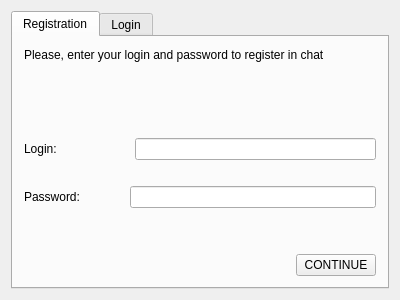
<?xml version="1.0" encoding="UTF-8"?>
<ui version="4.0">
 <class>StartWindow</class>
 <widget class="QWidget" name="StartWindow">
  <property name="geometry">
   <rect>
    <x>0</x>
    <y>0</y>
    <width>400</width>
    <height>300</height>
   </rect>
  </property>
  <property name="windowTitle">
   <string>StartWindow</string>
  </property>
  <layout class="QGridLayout" name="gridLayout">
   <item row="0" column="0">
    <widget class="QTabWidget" name="tabWidget">
     <property name="currentIndex">
      <number>0</number>
     </property>
     <widget class="QWidget" name="tab">
      <attribute name="title">
       <string>Registration</string>
      </attribute>
      <layout class="QGridLayout" name="gridLayout_14">
       <item row="0" column="0">
        <layout class="QGridLayout" name="gridLayout_7">
         <item row="0" column="0" colspan="2">
          <widget class="QLabel" name="label">
           <property name="text">
            <string>Please, enter your login and password to register in chat</string>
           </property>
          </widget>
         </item>
         <item row="1" column="1">
          <spacer name="verticalSpacer_2">
           <property name="orientation">
            <enum>Qt::Vertical</enum>
           </property>
           <property name="sizeHint" stdset="0">
            <size>
             <width>20</width>
             <height>40</height>
            </size>
           </property>
          </spacer>
         </item>
         <item row="2" column="0" colspan="2">
          <layout class="QGridLayout" name="gridLayout_6">
           <item row="0" column="0">
            <layout class="QGridLayout" name="gridLayout_4">
             <item row="0" column="0">
              <layout class="QGridLayout" name="gridLayout_3">
               <item row="0" column="0">
                <widget class="QLabel" name="label_2">
                 <property name="sizePolicy">
                  <sizepolicy hsizetype="Fixed" vsizetype="Preferred">
                   <horstretch>0</horstretch>
                   <verstretch>0</verstretch>
                  </sizepolicy>
                 </property>
                 <property name="minimumSize">
                  <size>
                   <width>65</width>
                   <height>0</height>
                  </size>
                 </property>
                 <property name="maximumSize">
                  <size>
                   <width>65</width>
                   <height>16777215</height>
                  </size>
                 </property>
                 <property name="text">
                  <string>Login: </string>
                 </property>
                </widget>
               </item>
               <item row="0" column="1">
                <spacer name="horizontalSpacer">
                 <property name="orientation">
                  <enum>Qt::Horizontal</enum>
                 </property>
                 <property name="sizeType">
                  <enum>QSizePolicy::Fixed</enum>
                 </property>
                 <property name="sizeHint" stdset="0">
                  <size>
                   <width>40</width>
                   <height>20</height>
                  </size>
                 </property>
                </spacer>
               </item>
              </layout>
             </item>
             <item row="0" column="1">
              <widget class="QLineEdit" name="lineEditRegLogin"/>
             </item>
            </layout>
           </item>
           <item row="1" column="0">
            <spacer name="verticalSpacer">
             <property name="orientation">
              <enum>Qt::Vertical</enum>
             </property>
             <property name="sizeType">
              <enum>QSizePolicy::Fixed</enum>
             </property>
             <property name="sizeHint" stdset="0">
              <size>
               <width>20</width>
               <height>20</height>
              </size>
             </property>
            </spacer>
           </item>
           <item row="2" column="0">
            <layout class="QGridLayout" name="gridLayout_2">
             <item row="0" column="0">
              <widget class="QLabel" name="label_3">
               <property name="text">
                <string>Password: </string>
               </property>
              </widget>
             </item>
             <item row="0" column="1">
              <spacer name="horizontalSpacer_2">
               <property name="orientation">
                <enum>Qt::Horizontal</enum>
               </property>
               <property name="sizeType">
                <enum>QSizePolicy::Fixed</enum>
               </property>
               <property name="sizeHint" stdset="0">
                <size>
                 <width>40</width>
                 <height>20</height>
                </size>
               </property>
              </spacer>
             </item>
             <item row="0" column="2">
              <widget class="QLineEdit" name="lineEditRegPassw"/>
             </item>
            </layout>
           </item>
          </layout>
         </item>
         <item row="3" column="0">
          <spacer name="verticalSpacer_3">
           <property name="orientation">
            <enum>Qt::Vertical</enum>
           </property>
           <property name="sizeType">
            <enum>QSizePolicy::Fixed</enum>
           </property>
           <property name="sizeHint" stdset="0">
            <size>
             <width>20</width>
             <height>40</height>
            </size>
           </property>
          </spacer>
         </item>
         <item row="4" column="0" colspan="2">
          <layout class="QGridLayout" name="gridLayout_5">
           <item row="0" column="0">
            <spacer name="horizontalSpacer_3">
             <property name="orientation">
              <enum>Qt::Horizontal</enum>
             </property>
             <property name="sizeHint" stdset="0">
              <size>
               <width>40</width>
               <height>20</height>
              </size>
             </property>
            </spacer>
           </item>
           <item row="0" column="1">
            <widget class="QPushButton" name="pushButtonContinue">
             <property name="text">
              <string>CONTINUE</string>
             </property>
            </widget>
           </item>
          </layout>
         </item>
        </layout>
       </item>
      </layout>
     </widget>
     <widget class="QWidget" name="tab_2">
      <attribute name="title">
       <string>Login</string>
      </attribute>
      <layout class="QGridLayout" name="gridLayout_13">
       <item row="0" column="0">
        <layout class="QGridLayout" name="gridLayout_12">
         <item row="0" column="0" colspan="2">
          <widget class="QLabel" name="label_4">
           <property name="text">
            <string>Please, enter your login and password to sign in chat</string>
           </property>
          </widget>
         </item>
         <item row="1" column="1">
          <spacer name="verticalSpacer_5">
           <property name="orientation">
            <enum>Qt::Vertical</enum>
           </property>
           <property name="sizeType">
            <enum>QSizePolicy::Expanding</enum>
           </property>
           <property name="sizeHint" stdset="0">
            <size>
             <width>20</width>
             <height>40</height>
            </size>
           </property>
          </spacer>
         </item>
         <item row="2" column="0" colspan="2">
          <layout class="QGridLayout" name="gridLayout_10">
           <item row="0" column="0">
            <layout class="QGridLayout" name="gridLayout_8">
             <item row="0" column="0">
              <widget class="QLabel" name="label_5">
               <property name="minimumSize">
                <size>
                 <width>65</width>
                 <height>0</height>
                </size>
               </property>
               <property name="maximumSize">
                <size>
                 <width>65</width>
                 <height>16777215</height>
                </size>
               </property>
               <property name="text">
                <string>Login: </string>
               </property>
              </widget>
             </item>
             <item row="0" column="1">
              <spacer name="horizontalSpacer_4">
               <property name="orientation">
                <enum>Qt::Horizontal</enum>
               </property>
               <property name="sizeType">
                <enum>QSizePolicy::Fixed</enum>
               </property>
               <property name="sizeHint" stdset="0">
                <size>
                 <width>40</width>
                 <height>20</height>
                </size>
               </property>
              </spacer>
             </item>
             <item row="0" column="2">
              <widget class="QLineEdit" name="lineEditLogLogin"/>
             </item>
            </layout>
           </item>
           <item row="1" column="0">
            <spacer name="verticalSpacer_6">
             <property name="orientation">
              <enum>Qt::Vertical</enum>
             </property>
             <property name="sizeType">
              <enum>QSizePolicy::Fixed</enum>
             </property>
             <property name="sizeHint" stdset="0">
              <size>
               <width>20</width>
               <height>20</height>
              </size>
             </property>
            </spacer>
           </item>
           <item row="2" column="0">
            <layout class="QGridLayout" name="gridLayout_9">
             <item row="0" column="0">
              <widget class="QLabel" name="label_6">
               <property name="text">
                <string>Password: </string>
               </property>
              </widget>
             </item>
             <item row="0" column="1">
              <spacer name="horizontalSpacer_5">
               <property name="orientation">
                <enum>Qt::Horizontal</enum>
               </property>
               <property name="sizeType">
                <enum>QSizePolicy::Fixed</enum>
               </property>
               <property name="sizeHint" stdset="0">
                <size>
                 <width>40</width>
                 <height>20</height>
                </size>
               </property>
              </spacer>
             </item>
             <item row="0" column="2">
              <widget class="QLineEdit" name="lineEditLogPassw"/>
             </item>
            </layout>
           </item>
          </layout>
         </item>
         <item row="3" column="0">
          <spacer name="verticalSpacer_4">
           <property name="orientation">
            <enum>Qt::Vertical</enum>
           </property>
           <property name="sizeType">
            <enum>QSizePolicy::Fixed</enum>
           </property>
           <property name="sizeHint" stdset="0">
            <size>
             <width>20</width>
             <height>40</height>
            </size>
           </property>
          </spacer>
         </item>
         <item row="4" column="0" colspan="2">
          <layout class="QGridLayout" name="gridLayout_11">
           <item row="0" column="0">
            <spacer name="horizontalSpacer_6">
             <property name="orientation">
              <enum>Qt::Horizontal</enum>
             </property>
             <property name="sizeHint" stdset="0">
              <size>
               <width>40</width>
               <height>20</height>
              </size>
             </property>
            </spacer>
           </item>
           <item row="0" column="1">
            <widget class="QPushButton" name="pushButtonLogin">
             <property name="text">
              <string>LOGIN</string>
             </property>
            </widget>
           </item>
          </layout>
         </item>
        </layout>
       </item>
      </layout>
     </widget>
    </widget>
   </item>
  </layout>
 </widget>
 <layoutdefault spacing="6" margin="11"/>
 <resources/>
 <connections/>
</ui>
